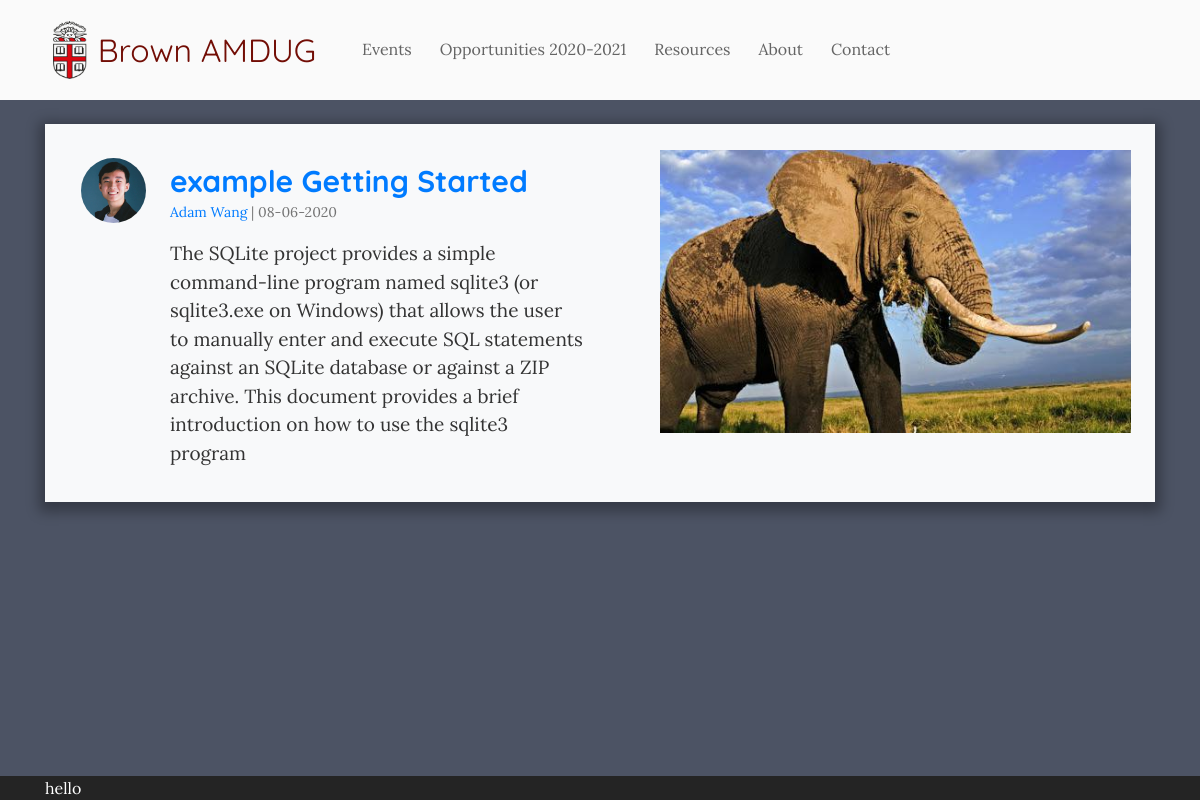
/post/1, run on the app's committed database.
### website/models.py (models this page shows, shortened)
class User(db.Model, UserMixin):
	id = db.Column(db.Integer, primary_key=True)
	name = db.Column(db.String(20), unique=True, nullable=False)
	email = db.Column(db.String(120), unique=True, nullable=False)
	image_file = db.Column(db.String(20), nullable=False, default='default.png')
	password = db.Column(db.String(20), nullable=False)
	posts = db.relationship('Post', backref='author', lazy=True)

class Post(db.Model):
	id = db.Column(db.Integer, primary_key=True)
	title = db.Column(db.String(100), nullable=False)
	date_posted = db.Column(db.DateTime, nullable=False, default=datetime.now)
	content = db.Column(db.Text, nullable=False)
	user_id = db.Column(db.Integer, db.ForeignKey('user.id'), nullable=False)
	image_file = db.Column(db.String(20), nullable=False, default='default.png')

### website/posts/routes.py (the view)
@posts.route("/post/<int:post_id>")
def post(post_id):
	post = Post.query.get_or_404(post_id)
	return render_template('post.html', title=post.title, post=post)

### website/templates/post.html (shortened to what this page needs)
{% extends "layout.html" %}
{% block content %}
	<article class="media content-section shadow bg-light">
		<img class="rounded-circle article-img mt-4 ml-3" src="{{ url_for('static', filename='profile_pics/' + post.author.image_file) }}">
	  	<div class="media-body row">
			<div class="col-lg-6">
				<div class="article-metadata pt-4 pl-2 pr-5">
					<p class="article-title font-weight-bold pt-2"><a href="{{ url_for('posts.post', post_id=post.id) }}">{{ post.title }}</a></p>
					<p class="article-author"><a href="{{ url_for('users.user_posts', name=post.author.name) }}">{{ post.author.name }}</a> | {{ post.date_posted.strftime('%m-%d-%Y') }}</p>
					<p class="article-content">{{ post.content }}</p>
				</div>
			</div>
			<div class="col-lg-6">
				<img class="img-fluid float-right mt-3 mb-3 mr-1" src="{{ url_for('static', filename='event_pics/' + post.image_file) }}">
			</div>
		</div>
	</article>
{% endblock content %}

### website/static/main.css (style rules this page uses)
body { display: flex; flex-direction: column; height: 100vh; background: #4C5364; color: #333333; padding-top: 100px; font-family: Arial, Helvetica, sans-serif; }
.content-section { padding: 10px 20px; margin-bottom: 20px; }
.article-title { font-family: 'Quicksand', sans-serif; color: #444444; font-size: 30px; line-height: 100%; margin-bottom: 6px; }
.article-author { white-space: pre-line; font-size: 14px; color: #747474; }
.article-content { font-size: 19px; white-space: pre-line; display: inline-block; word-break: break-word; }
.article-img { height: 65px; width: 65px; margin-right: 16px; object-fit: cover; }
.article-metadata { padding-bottom: 1px; margin-bottom: 8px; }
.shadow { box-shadow: 0 4px 12px 6px rgba(0, 0, 0, 0.3); }

### website/templates/layout.html (style rules this page uses)
body { font-family: 'Lora', serif; }

### data on the page
User: image_file (picture), author.name "Adam Wang"
Post: title "example Getting Started", date_posted "08-06-2020", content "The SQLite project provides a simple command-line program named sqlite3 (or sqlite3.exe on Windows) that allows the user to manually enter and execute SQL statements against an SQLite database or against a ZIP archive. This document provides a brief introduction on how to use the sqlite3 program", image_file (picture)
